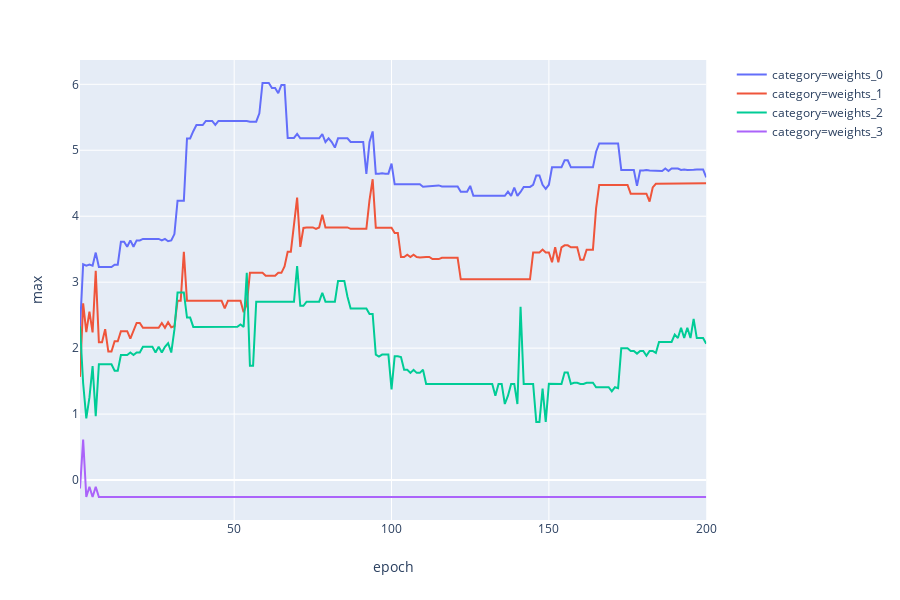

Notebook cell for this chart:
### Code cell
figs[2]

### Figure 1 — Plotly figure (JSON) as saved in the notebook; plotly's stock layout.template omitted (floating-point values rounded to 4 significant figures; data arrays with more than 128 entries replaced by an {"elided": "..."} marker saying what was removed)
{"data": [{"hoverlabel": {"namelength": 0}, "hovertemplate": "category=weights_0<br>epoch=%{x}<br>max=%{y}", "legendgroup": "category=weights_0", "line": {"color": "#636efa", "dash": "solid"}, "mode": "lines", "name": "category=weights_0", "showlegend": true, "type": "scatter", "x": {"elided": "200 int values"}, "xaxis": "x", "y": {"elided": "200 float values"}, "yaxis": "y"}, {"hoverlabel": {"namelength": 0}, "hovertemplate": "category=weights_1<br>epoch=%{x}<br>max=%{y}", "legendgroup": "category=weights_1", "line": {"color": "#EF553B", "dash": "solid"}, "mode": "lines", "name": "category=weights_1", "showlegend": true, "type": "scatter", "x": {"elided": "200 int values"}, "xaxis": "x", "y": {"elided": "200 float values"}, "yaxis": "y"}, {"hoverlabel": {"namelength": 0}, "hovertemplate": "category=weights_2<br>epoch=%{x}<br>max=%{y}", "legendgroup": "category=weights_2", "line": {"color": "#00cc96", "dash": "solid"}, "mode": "lines", "name": "category=weights_2", "showlegend": true, "type": "scatter", "x": {"elided": "200 int values"}, "xaxis": "x", "y": {"elided": "200 float values"}, "yaxis": "y"}, {"hoverlabel": {"namelength": 0}, "hovertemplate": "category=weights_3<br>epoch=%{x}<br>max=%{y}", "legendgroup": "category=weights_3", "line": {"color": "#ab63fa", "dash": "solid"}, "mode": "lines", "name": "category=weights_3", "showlegend": true, "type": "scatter", "x": {"elided": "200 int values"}, "xaxis": "x", "y": {"elided": "200 float values"}, "yaxis": "y"}], "layout": {"height": 600, "legend": {"tracegroupgap": 0}, "margin": {"t": 60}, "xaxis": {"anchor": "y", "domain": [0, 0.98], "title": {"text": "epoch"}}, "yaxis": {"anchor": "x", "domain": [0, 1], "title": {"text": "max"}}}}
